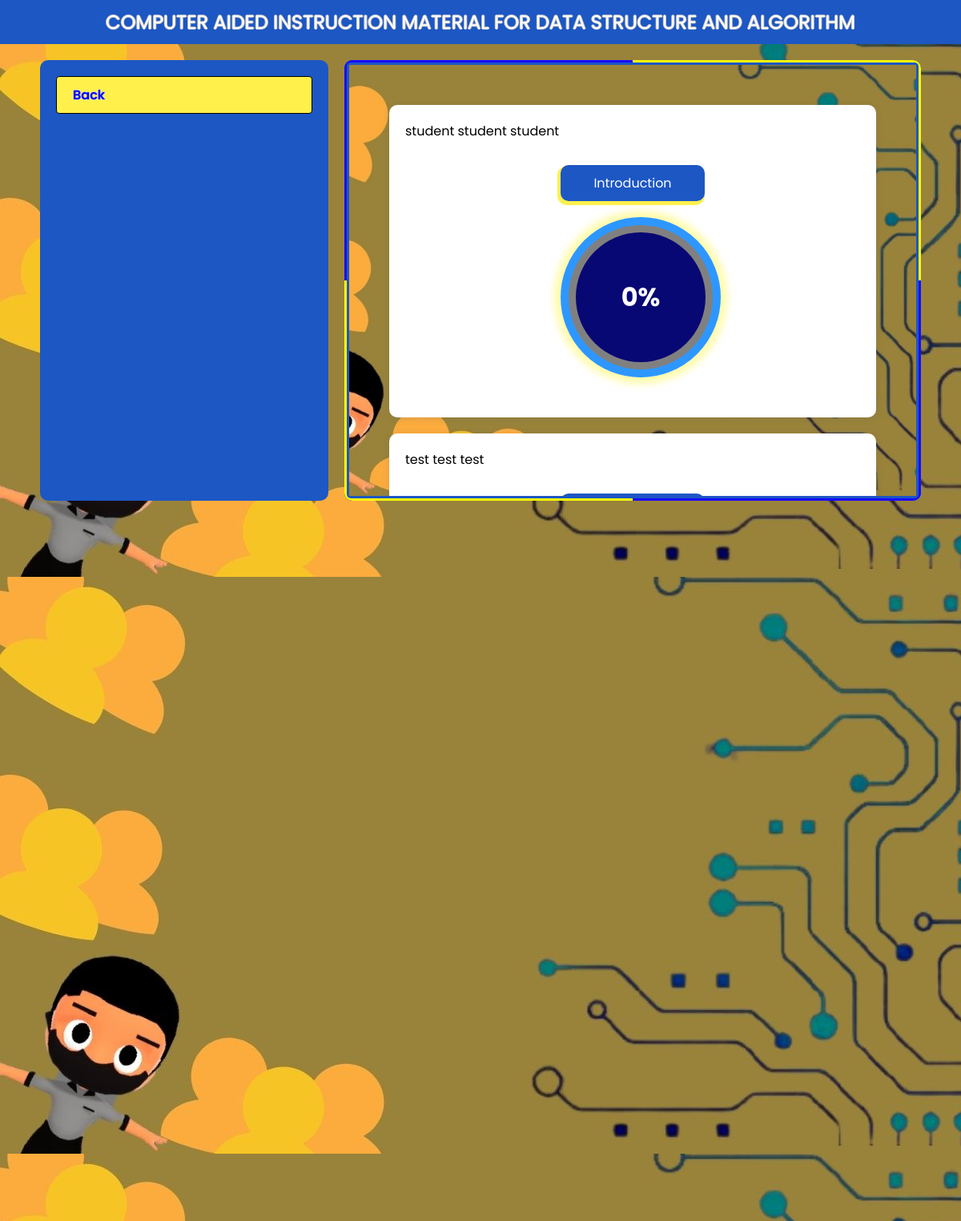
The app's page /admin-progress (signed in) with its own data.
### tables this page shows
CREATE TABLE `user` (
  `student_number` varchar(30) NOT NULL,
  `role` varchar(30) NOT NULL,
  `username` varchar(30) NOT NULL,
  `password` varchar(30) NOT NULL,
  `email` varchar(30) NOT NULL,
  `first_name` varchar(30) NOT NULL,
  `middle_name` varchar(30) NOT NULL,
  `last_name` varchar(30) NOT NULL,
  `gender` varchar(30) NOT NULL,
  `course_id` varchar(30) NOT NULL,
  `year` int(11) NOT NULL,
  `birthdate` date NOT NULL,
  `profile` varchar(100) DEFAULT NULL
);

CREATE TABLE `topics` (
  `id` int(11) NOT NULL,
  `title` varchar(1000) NOT NULL
);

### db/UserDb.php (called while the page is built, shortened)
<?php
require_once 'autoload.php';
class UserDb
{
    public static function getUsers()
    {
        $conn = Database::open();
        $stmt = $conn->prepare("SELECT * FROM user");
        $stmt->execute();
        $users = array();
        $result = $stmt->get_result();
        while ($data = $result->fetch_assoc()) {
            $user = new User(
                $data["student_number"],
                $data["username"],
                $data["password"],
                $data["email"],
                $data["first_name"],
                $data["middle_name"],
                $data["last_name"],
                $data["gender"],
                $data["course_id"],
                $data["year"],
                $data["birthdate"]
            );
            $user->setRole($data['role']);
            $user->setProfile($data['profile']);;
            array_push($users, $user);
        }
        return $users;
    }
}

### autoload.php (called while the page is built, shortened)
<?php
spl_autoload_register(function ($className) {
    $file = __DIR__ . '\\' . $className . '.php';
    $file = str_replace('\\', DIRECTORY_SEPARATOR, $file);
});

### model/user/User.php (called while the page is built, shortened)
<?php
class User
{
    private $fName;
    private $mName;
    private $lName;
    public function __construct($id, $username, $password, $email, $fName, $mName, $lName, $gender, $course, $year, $birthdate)
    {
        $this->fName = $fName;
        $this->mName = $mName;
        $this->lName = $lName;
    }
    public function getFullName()
    {
        return $this->getFName() . " " . $this->getMName() . " " . $this->getLName();
    }
    public function getFName()
    {
        return $this->fName;
    }
    public function getMName()
    {
        return $this->mName;
    }
    public function getLName()
    {
        return $this->lName;
    }
}

### db/TopicDb.php (called while the page is built, shortened)
<?php
require_once 'autoload.php';
class TopicDb
{
    public static function getAllTopics()
    {
        $conn = Database::open();
        $stmt = $conn->prepare("SELECT * FROM topics");
        $stmt->execute();
        $result = $stmt->get_result();
        $topics = array();
        while ($data = $result->fetch_assoc()) {
            $topic = new Topic($data['title']);
            $topic->setId($data['id']);
            array_push($topics, $topic);
        }
        return $topics;
    }
}

### model/module/Topic.php (called while the page is built, shortened)
<?php
class Topic
{
    private $title;
    public function __construct($title)
    {
        $this->title = $title;
    }
    public function getTitle()
    {
        return $this->title;
    }
}

### db/MasteryDb.php (called while the page is built, shortened)
<?php
class MasteryDb
{
    public static function getStudentPercent($topicId, $userId)
    {
        try {
            $connection = Database::open();
            $stmt = $connection->prepare("SELECT * from mastery where user_id = ? and topic_id = ?	group by step");
            $stmt->bind_param(
                "sd",
                $userId,
                $topicId
            );
            $stmt->execute();
            $result = $stmt->get_result();
            $totalStep = 0;
            $stmt = $connection->prepare("SELECT * from content where topics = ?");
            $stmt->bind_param(
                "d",
                $topicId
            );
            $stmt->execute();
            $result = $stmt->get_result();
            $totalContent = 0;
            while ($data = $result->fetch_assoc()) {
                $totalContent++;
            }
            $error = mysqli_error($connection);
            if ($totalContent == 0 || $totalStep == 0) {
                throw new Exception('Contetn is zero');
            }
            return ($totalStep / $totalContent) * 100;
        } catch (Exception $e) {
            return 0;
        }
    }
}

### views/admin/admin-progess.php (the view, shortened to what this page needs)
<?php
require_once 'autoload.php';
?>
<!DOCTYPE html>
<html lang="en">
<head>
    <link rel="stylesheet" href="./resources/css/style.css">
</head>
<body onload="load()">
    <section class="main-wrapper bg-dashboard">
        <header class="header">COMPUTER AIDED INSTRUCTION MATERIAL FOR DATA STRUCTURE AND ALGORITHM</header>
        <section class="content">
            <div class="content-left">
                <nav class="nav">
                    <a href="./admin" class="nav__link btn">Back</a>
                </nav>
            </div>
            <div class="content-right rainbow">
                <section class="filler bg bg-dashboard">
                    <?php
                    try {
                        $topics = TopicDb::getAllTopics();
                        foreach (UserDb::getUsers() as $user) {
                            if ($user->getRole() == 'ADMIN') {
                                continue;
                            }
                            $studentId = $user->getId();
                            $studentName = $user->getFullName();
                            echo "<div class='student'>$studentName <div class='student-progress'>";
                            foreach ($topics as $topic) {
                                $title = $topic->getTitle();
                                $id = $topic->getId();
                                $percent = MasteryDb::getStudentPercent($id, $studentId);
                                echo "<div class='progress scale'>
                                    <span class='progress-title'>$title</span>
                                        <div class='border'>
                                            <div class='main'>
                                            <label class='value'>$percent</label>
                                            </div>
                                        </div>
                                    </div>";
                            }
                            echo "</div></div>";
                        }
                    } catch (Exception  $e) {
                        echo $e->getMessage();
                    }
                    ?>
                </section>
            </div>
        </section>
    </section>
</body>
</html>

### resources/css/style.css (style rules this page uses)
:root { --color-blue: rgb(28, 87, 196); --color-yellow: #fff04b; }
* { margin: 0; padding: 0; box-sizing: border-box; font-family: "poppins", sans-serif; }
a { text-decoration: none; }
.scale { transition: transform 0.7s; }
.rainbow { position: relative; z-index: 0; overflow: hidden; border-radius: inherit; }
.rainbow::before { content: ""; position: absolute; z-index: -2; left: -50%; top: -50%; width: 200%; height: 200%; background-color: inherit; background-repeat: no-repeat; background-size: 50% 50%, 50% 50%; background-position: 0 0, 100% 0, 100% 100%, 0 100%; background-image: linear-gradient(#180cff, #180cff), linear-gradient(#ffff03, #ffff03), linear-gradient(#180cff, #180cff), linear-gradient(#ffff03, #ffff03); animation: rotate 15s linear infinite; }
.rainbow::after { content: ""; position: absolute; z-index: -1; left: 3px; top: 3px; width: calc(100% - 6px); height: calc(100% - 6px); background: inherit; border-radius: 5px; animation: opacityChange 5s infinite alternate; }
.main-wrapper { max-width: 1400px; height: 100vh; margin: 0 auto; padding-bottom: 20px; }
.header { text-align: center; color: white; padding-block: 10px; background-color: rgb(28, 87, 196); font-size: 24px; text-shadow: 1px 0 0 rgb(200, 200, 200), 0 -1px 0 rgb(200, 200, 200), 0 1px 0 rgb(200, 200, 200), -1px 0 0 rgb(200, 200, 200); }
.content { height: 90%; display: grid; grid-template-columns: 1fr 2fr; gap: 20px; margin-top: 20px; padding-inline: 50px; }
.nav { padding: 20px; display: flex; flex-direction: column; gap: 10px; }
.nav__link { font-weight: 600; word-break: break-all; }
.content-right, .content-left { height: 100%; max-height: 550px; border-radius: 10px; }
.content-right { background-color: var(--color-blue); }
.content-left { background-color: var(--color-blue); overflow-y: auto; }
.btn { cursor: pointer; padding: 10px 20px; border: 1px solid black; outline: none; background: #fff04b; border-radius: 4px; text-shadow: 1px 0 0 rgb(200, 200, 200), 0 -1px 0 rgb(200, 200, 200), 0 1px 0 rgb(200, 200, 200), -1px 0 0 rgb(200, 200, 200); }
.bg { background-position: center; background-repeat: no-repeat; background-size: cover; }
.bg-dashboard { background-image: url("../images/bg/Dashboard.jpg"); }
.progress { display: flex; flex-direction: column; gap: 20px; }
.progress-title { color: white; background-color: var(--color-blue); padding: 10px; border-radius: 10px; text-align: center; box-shadow: -2px 3px 1px 2px var(--color-yellow); }

### views/admin/admin-progess.php (style rules this page uses)
.border { height: 200px; width: 200px; border-radius: 50%; border: 10px solid rgb(46, 151, 255); box-shadow: 0 0 10px 0.5em rgba(255, 247, 86, 0.5); display: flex; justify-content: center; align-items: center; }
.main { background-color: rgb(8, 8, 116); border-radius: 50%; height: 90%; width: 90%; display: flex; justify-content: center; align-items: center; }
.main label { font-size: 2rem; font-weight: bold; font-family: "poppins"; color: white; }
.student { padding: 20px; width: 100%; border-radius: 10px; box-shadow: rgba(99, 99, 99, 0.2) 0px 2px 8px 0px; background-color: white; }
.student-progress { display: flex; flex-wrap: wrap; gap: 20px; width: 100%; padding: 20px; }
.progress { width: max-content; max-width: 200px; text-align: center; padding: 10px; cursor: pointer; margin: 0 auto; }
.progress-title { display: block; padding: 10px; max-width: 20ch; word-wrap: break-word; }
.content-right { padding: 6px; }
.filler { padding: 50px; height: 100%; display: flex; justify-content: space-between; flex-wrap: wrap; gap: 20px; overflow-y: auto; }

### records on screen
user: studentName "student student student"
topics: title "Introduction", percent "0%"
user: studentName "test test test"
